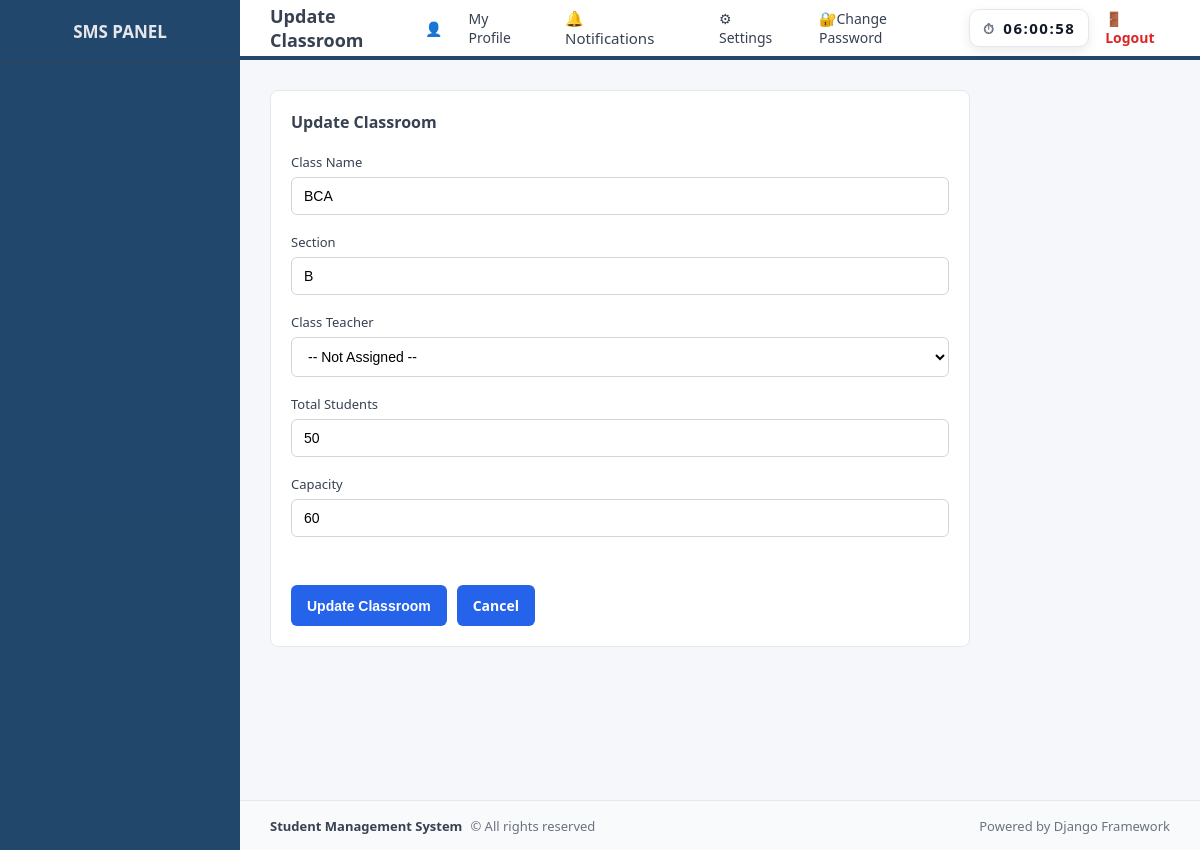
/classroom/update/1/, run on an earlier commit of the app's database.
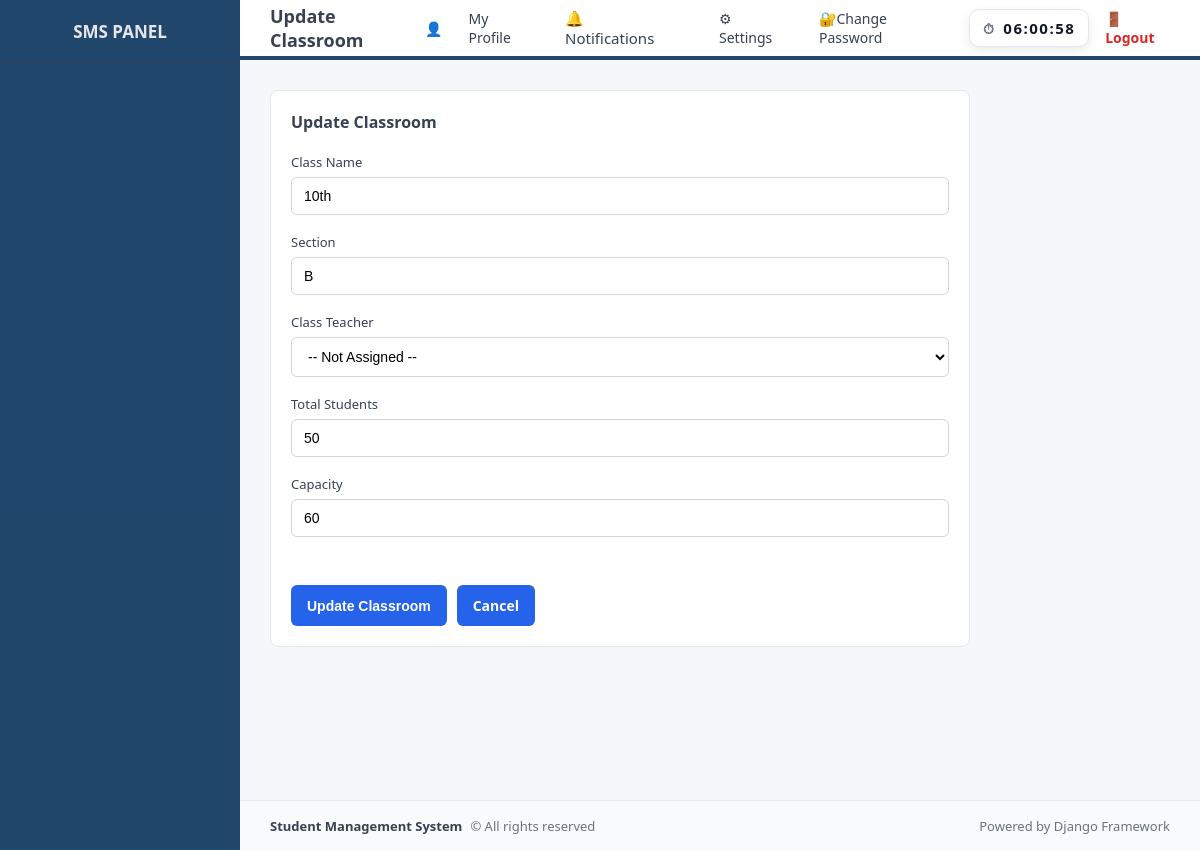
And on a later commit of the database.
### school/models.py (models this page shows, shortened)
class ClassRoom(models.Model):
    class_name = models.CharField(max_length=50)
    section = models.CharField(max_length=10)
    class_teacher = models.ForeignKey(
        User,
        on_delete=models.SET_NULL,
        null=True,
        blank=True,
        related_name='class_teacher'
    )
    total_students = models.PositiveIntegerField()
    capacity = models.PositiveIntegerField()
    class meta :
        unique_together = ('class_name', 'section')
        ordering = ('class_name', 'section')

### school/views.py (the view, shortened to what this page needs)
# urls.py: path('classroom/update/<int:id>/', views.update_classroom, name='update_classroom'),
def update_classroom(request, id):
    classroom = get_object_or_404(ClassRoom, id=id)
    teachers = Teacher.objects.select_related('user')
    return render(request, 'school/update_classroom.html', {
        'classroom': classroom,
        'teachers': teachers
    })

### school/context_processors.py (called while the page is built)
def notification_count(request):
    if request.user.is_authenticated:
        count = Notification.objects.filter(
            user = request.user,
            is_read = False
        ).count()
    else:
        count = 0
    return {'notification_count': count}

def user_roles(request):
    user = request.user
    return {
        'is_admin': user.is_authenticated and (
            user.is_superuser or user.groups.filter(name='Admin').exists()
        ),
        'is_teacher': user.is_authenticated and user.groups.filter(name='Teacher').exists(),
        'is_student': user.is_authenticated and user.groups.filter(name='Student').exists(),
    }

### templates/school/update_classroom.html (shortened to what this page needs)
{% extends "school/base.html" %}
{% block page_title %}Update Classroom{% endblock %}
{% block content %}
<div class="card" style="max-width: 700px;">
    <h3 style="margin-bottom: 20px;">Update Classroom</h3>
    <form method="POST">
        <label>Class Name</label>
        <input type="text"
               name="class_name"
               value="{{ classroom.class_name }}"
               required>
        <label>Section</label>
        <input type="text"
               name="section"
               value="{{ classroom.section }}"
               required>
        <label>Class Teacher</label>
        <select name="class_teacher">
            <option value="">-- Not Assigned --</option>
        </select>
        <label>Total Students</label>
        <input type="number"
               name="total_students"
               value="{{ classroom.total_students }}"
               min="0"
               required>
        <label>Capacity</label>
        <input type="number"
               name="capacity"
               value="{{ classroom.capacity }}"
               min="1"
               required>
        <div style="margin-top: 20px; display:flex; gap:10px;">
            <button type="submit" class="btn">Update Classroom</button>
            <a href="{% url 'view_classroom' %}" class="btn btn-secondary">
                Cancel
            </a>
        </div>
    </form>
</div>
{% endblock %}

What changed in the data, as far as the page shows it:
changed ClassRoom: class_name "BCA" → "10th"
